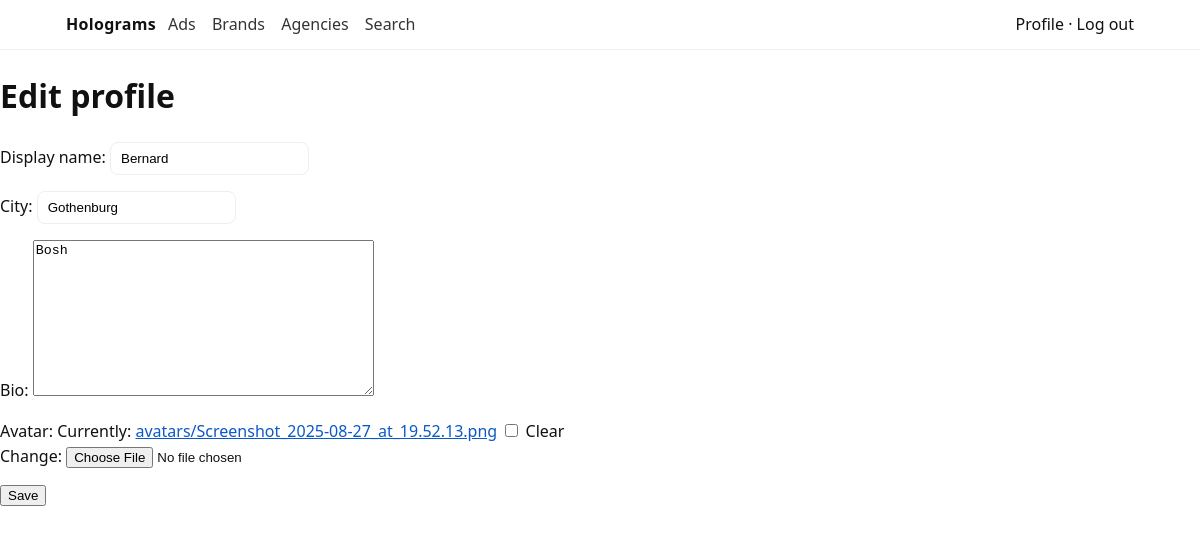
/accounts/profile/ (signed in), run on the app's committed database.
### core/models.py (models this page shows, shortened)
class UserProfile(models.Model):
    user = models.OneToOneField(settings.AUTH_USER_MODEL, on_delete=models.CASCADE, related_name="profile")
    display_name = models.CharField(max_length=120, blank=True)
    city = models.CharField(max_length=120, blank=True)
    bio = models.TextField(blank=True)
    avatar = models.ImageField(upload_to="avatars/", blank=True, null=True)  # needs MEDIA config
    created_at = models.DateTimeField(auto_now_add=True)
    updated_at = models.DateTimeField(auto_now=True)

### core/views.py (the view)
# urls.py: path("accounts/profile/", profile_edit, name="profile_edit"),
@login_required
def profile_edit(request):
    profile = request.user.profile  # created by signal
    if request.method == "POST":
        form = UserProfileForm(request.POST, request.FILES, instance=profile)
        if form.is_valid():
            form.save()
            return redirect("profile_edit")
    else:
        form = UserProfileForm(instance=profile)
    return render(request, "accounts/profile_edit.html", {"form": form})

### core/forms.py
class UserProfileForm(forms.ModelForm):
    class Meta:
        model = UserProfile
        fields = ("display_name", "city", "bio", "avatar")

### templates/accounts/profile_edit.html (shortened to what this page needs)
{% extends "base.html" %}
{% block content %}
<h1>Edit profile</h1>
<form method="post" enctype="multipart/form-data">
  {{ form.as_p }}
  <button type="submit">Save</button>
</form>
{% endblock %}

### static/css/site.css (style rules this page uses)
:root { --fg:#111; --muted:#666; --bg:#fff; --card:#fff; --line:#eee; --pill:#f5f5f5; --accent:#0a58ca; --radius:12px; --shadow:0 4px 20px rgba(0,0,0,.06); }
* { box-sizing:border-box }
html,body { height:100% }
body { margin:0; color:var(--fg); background:var(--bg); font:16px/1.55 system-ui,-apple-system,Segoe UI,Roboto,Helvetica,Arial,sans-serif }
a { color:var(--accent) }
input[type="text"], input[type="search"], select { padding:8px 10px; border:1px solid var(--line); border-radius:8px }

### data on the page
UserProfile: display_name "Bernard", city "Gothenburg", bio "Bosh"
